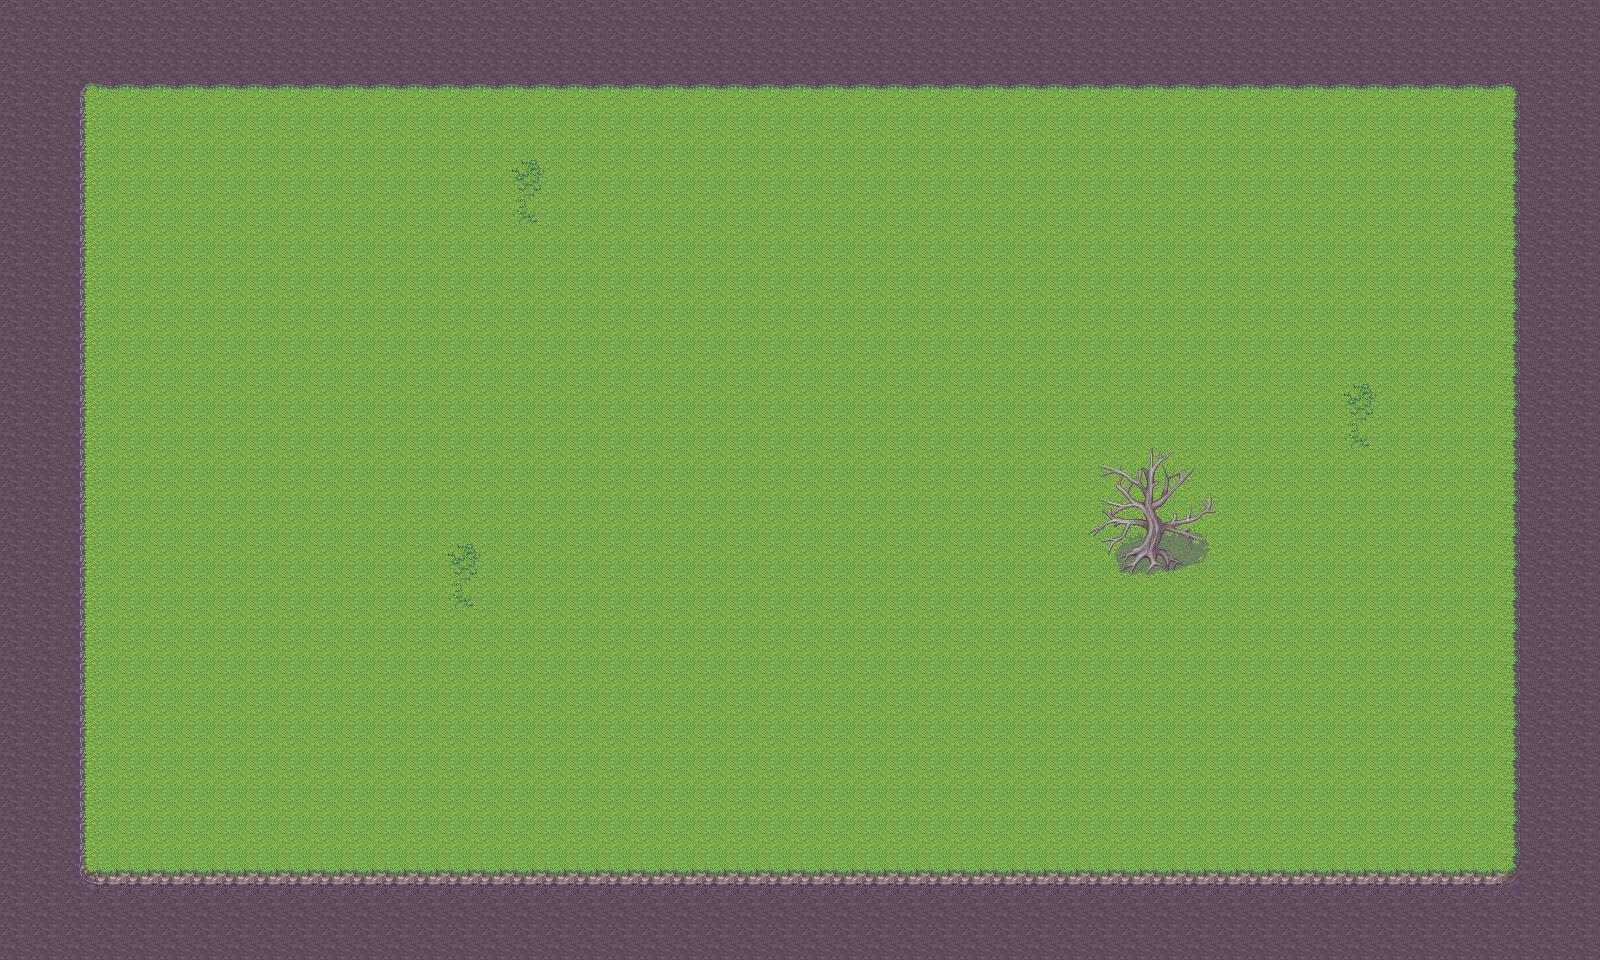

This game map was drawn from its Tiled (.tmx) file and the tilesets committed beside it. A one-line description and the trimmed map source follow:
An orthogonal 50x30 tile map with 32x32 px tiles, 4 tile layers (地面, 装饰, 阻挡, 遮挡).

<map version="1.8" tiledversion="1.8.2" orientation="orthogonal" renderorder="right-down" width="50" height="30" tilewidth="32" tileheight="32" infinite="0" nextlayerid="6" nextobjectid="1">
 <tileset firstgid="1" source="map-2.tsx" />
 <layer id="1" name="地面" width="50" height="30">
  <data>[1500 cells, 1500 non-empty, 10 distinct tile ids]</data>
 </layer>
 <layer id="2" name="装饰" width="50" height="30">
  <data>[1500 cells, 8 non-empty, 3 distinct tile ids]</data>
 </layer>
 <layer id="5" name="阻挡" width="50" height="30">
  <data>[1500 cells, 144 non-empty, 12 distinct tile ids]</data>
 </layer>
 <objectgroup id="3" name="对象层 1" />
 <layer id="4" name="遮挡" width="50" height="30">
  <data>[1500 cells, 12 non-empty, 12 distinct tile ids]</data>
 </layer>
</map>
